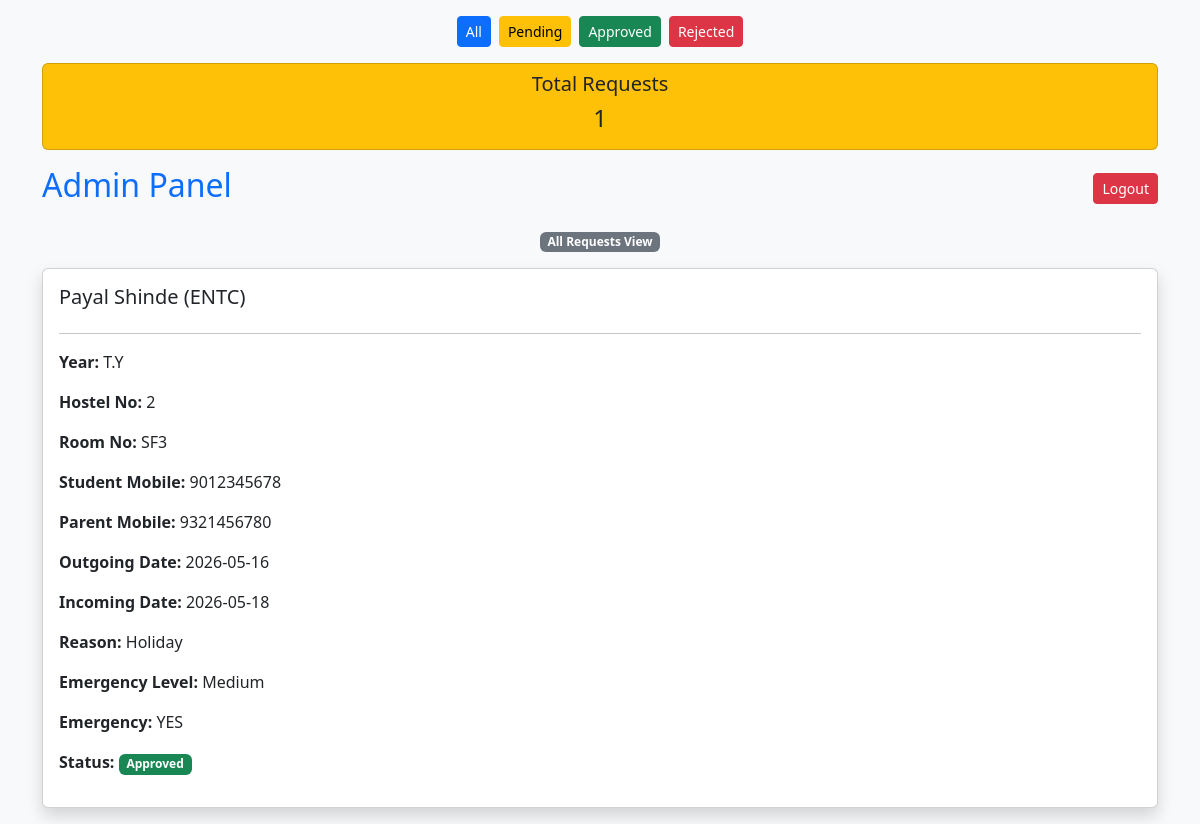
Before: /admin (signed in) with the older database file.
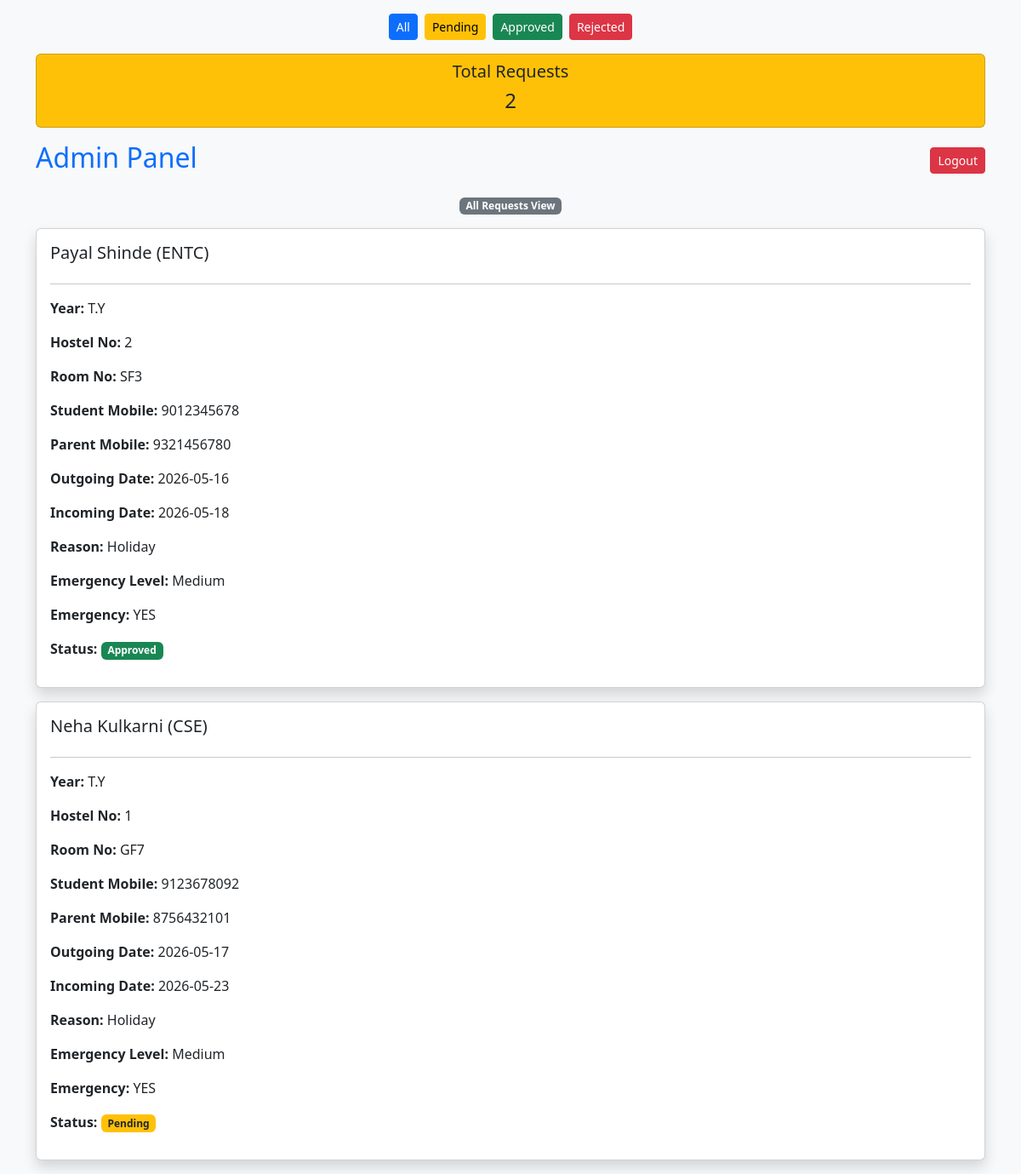
After: the same page with the newer database file.
### tables this page shows
CREATE TABLE requests (

    id INTEGER PRIMARY KEY AUTOINCREMENT,

    student_name TEXT,
    branch TEXT,
    year TEXT,
    hostel_no TEXT,
    room_no TEXT,

    student_no TEXT,
    parent_no TEXT,

    outgoing_date TEXT,
    incoming_date TEXT,

    reason TEXT,
    emergency_level TEXT,
    emergency TEXT,

    status TEXT DEFAULT 'Pending'
);

### app.py (the view)
@app.route('/admin')
def admin():
    if session.get('user') != "admin":
        return redirect(url_for('login'))
    conn = sqlite3.connect('hostel.db')
    conn.row_factory = sqlite3.Row
    cur = conn.cursor()
    cur.execute("SELECT * FROM requests")
    data = cur.fetchall()
    cur.execute("SELECT COUNT(*) FROM requests")
    total = cur.fetchone()[0]
    cur.execute("SELECT COUNT(*) FROM requests WHERE status='Pending'")
    pending = cur.fetchone()[0]
    cur.execute("SELECT COUNT(*) FROM requests WHERE status='Approved'")
    approved = cur.fetchone()[0]
    cur.execute("SELECT COUNT(*) FROM requests WHERE status='Rejected'")
    rejected = cur.fetchone()[0]
    conn.close()
    return render_template(
        'admin.html',
        data=data,
        total=total,
        pending=pending,
        approved=approved,
        rejected=rejected
    )

### templates/admin.html (shortened to what this page needs)
<!DOCTYPE html>
<html lang="en">
<head>
    <link href="https://cdn.jsdelivr.net/npm/bootstrap@5.3.0/dist/css/bootstrap.min.css" rel="stylesheet">
</head>
<body class="bg-light">
<div class="container mt-3">
<div class="d-flex justify-content-center gap-2 mb-3">
    <a href="/chief" class="btn btn-primary btn-sm">All</a>
    <a href="/chief?status=Pending" class="btn btn-warning btn-sm">Pending</a>
    <a href="/chief?status=Approved" class="btn btn-success btn-sm">Approved</a>
    <a href="/chief?status=Rejected" class="btn btn-danger btn-sm">Rejected</a>
</div>
<div class="row mb-3 text-center">
    <div class="col">
        <div class="card p-2 bg-warning text-dark">
            <h5>Total Requests</h5>
            <h4>{{ data|length }}</h4>
        </div>
    </div>
</div>
    <div class="d-flex justify-content-between align-items-center mb-3">
        <h2 class="text-primary">Admin Panel</h2>
        <a href="/logout" class="btn btn-danger btn-sm">Logout</a>
    </div>
    <div class="mb-3 text-center">
        <span class="badge bg-secondary">All Requests View</span>
    </div>
    {% if data %}
        {% for row in data %}
        <div class="card shadow p-3 mb-3">
            <h5 class="text-dark">
                {{ row['student_name'] }} ({{ row['branch'] }})
            </h5>
            <hr>
            <p><b>Year:</b> {{ row['year'] }}</p>
            <p><b>Hostel No:</b> {{ row['hostel_no'] }}</p>
            <p><b>Room No:</b> {{ row['room_no'] }}</p>
            <p><b>Student Mobile:</b> {{ row['student_no'] }}</p>
            <p><b>Parent Mobile:</b> {{ row['parent_no'] }}</p>
            <p><b>Outgoing Date:</b> {{ row['outgoing_date'] }}</p>
            <p><b>Incoming Date:</b> {{ row['incoming_date'] }}</p>
            <p><b>Reason:</b> {{ row['reason'] }}</p>
            <p><b>Emergency Level:</b> {{ row['emergency_level'] }}</p>
            <p><b>Emergency:</b> {{ row['emergency'] }}</p>
            <p>
                <b>Status:</b>
                {% if row['status'] == 'Approved' %}
                    <span class="badge bg-success">Approved</span>
                {% elif row['status'] == 'Rejected' %}
                    <span class="badge bg-danger">Rejected</span>
                {% else %}
                    <span class="badge bg-warning text-dark">Pending</span>
                {% endif %}
            </p>
        </div>
        {% endfor %}
    {% else %}
        <h4 class="text-center text-danger">
            No Requests Found ❌
        </h4>
    {% endif %}
</div>
</body>
</html>

Changed rows visible on the page:
added requests: student_name "Neha Kulkarni", branch "CSE", year "T.Y", hostel_no "1", room_no "GF7", student_no "9123678092", parent_no "8756432101", outgoing_date "2026-05-17", incoming_date "2026-05-23", reason "Holiday", emergency_level "Medium", emergency "YES", status "Pending"
Other visible differences:
{{ data|length }}: "1" → "2"
